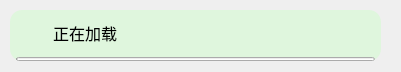
<?xml version="1.0" encoding="UTF-8"?>
<ui version="4.0">
 <class>Form</class>
 <widget class="QWidget" name="Form">
  <property name="geometry">
   <rect>
    <x>0</x>
    <y>0</y>
    <width>401</width>
    <height>72</height>
   </rect>
  </property>
  <property name="windowTitle">
   <string>Form</string>
  </property>
  <widget class="QLabel" name="warn_background">
   <property name="geometry">
    <rect>
     <x>10</x>
     <y>10</y>
     <width>371</width>
     <height>51</height>
    </rect>
   </property>
   <property name="styleSheet">
    <string notr="true">background-color: rgb(223, 246, 221);
border-radius: 12px</string>
   </property>
   <property name="text">
    <string/>
   </property>
   <property name="scaledContents">
    <bool>false</bool>
   </property>
  </widget>
  <widget class="IconInfoBadge" name="IconInfoBadge">
   <property name="geometry">
    <rect>
     <x>24</x>
     <y>25</y>
     <width>16</width>
     <height>16</height>
    </rect>
   </property>
   <property name="maximumSize">
    <size>
     <width>16</width>
     <height>16</height>
    </size>
   </property>
   <property name="styleSheet">
    <string notr="true">InfoBadge {
    padding: 1px 3px 1px 3px;
    color: white;
}</string>
   </property>
   <property name="level" stdset="0">
    <string>Error</string>
   </property>
  </widget>
  <widget class="IndeterminateProgressBar" name="IndeterminateProgressBar">
   <property name="geometry">
    <rect>
     <x>16</x>
     <y>57</y>
     <width>359</width>
     <height>4</height>
    </rect>
   </property>
  </widget>
  <widget class="QLabel" name="label">
   <property name="geometry">
    <rect>
     <x>53</x>
     <y>22</y>
     <width>261</width>
     <height>21</height>
    </rect>
   </property>
   <property name="font">
    <font>
     <family>微软雅黑</family>
     <pointsize>12</pointsize>
    </font>
   </property>
   <property name="lineWidth">
    <number>1</number>
   </property>
   <property name="text">
    <string>正在加载</string>
   </property>
  </widget>
 </widget>
 <customwidgets>
  <customwidget>
   <class>IndeterminateProgressBar</class>
   <extends>QProgressBar</extends>
   <header>qfluentwidgets</header>
  </customwidget>
  <customwidget>
   <class>InfoBadge</class>
   <extends>QLabel</extends>
   <header>qfluentwidgets</header>
  </customwidget>
  <customwidget>
   <class>IconInfoBadge</class>
   <extends>InfoBadge</extends>
   <header>qfluentwidgets</header>
  </customwidget>
 </customwidgets>
 <resources/>
 <connections/>
</ui>
